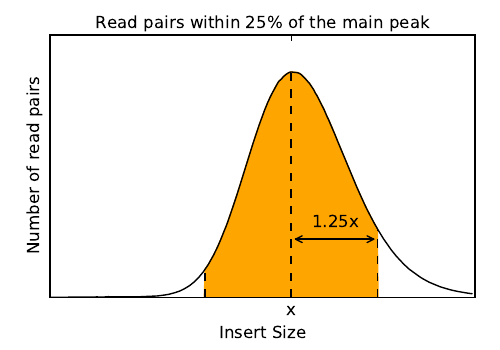

The Python source for this figure:
#!/usr/bin/env python
#
#   /nfs/users/[user]/pd3/sandbox/usr/x10-processing/NA12878
#   samtools stats /lustre/scratch113/projects/hiseqx_test/bwa_mem-hs37d5/13350/13350_1_mkdup.bam
#   cat rmme.bchk | grep ^IS | cut -f2,3 | gzip -c > isize.tab.gz
#   python isize.py
#

import numpy as np
import matplotlib as mpl
from matplotlib.patches import Polygon
mpl.use('Agg')
import matplotlib.pyplot as plt
import csv,gzip

fname = 'isize.tab.gz'
dat = []
max  = 0
imax = 0

csv.register_dialect('tab', delimiter='\t', quoting=csv.QUOTE_NONE)
f = gzip.open(fname,'rb')
reader = csv.reader(f, 'tab')
for row in reader:
    x = float(row[0])
    y = float(row[1])
    dat.append([x,y])
    if max<y: max = y; imax = x

# shaded area
beg = imax*(1-0.25)
end = imax*(1+0.25)
verts = [(beg,0)]
for x in dat:
    if x[0]>=beg and x[0]<=end: verts.append(x)
verts.append((end,0))

fig, ax = plt.subplots(1, 1, figsize=(5,3.5))
ax.plot([x[0] for x in dat],[x[1] for x in dat],'-',color='k')
ax.plot([imax,imax],[0,max],'--',color='k')
ax.plot([verts[1][0],verts[1][0]],[0,verts[1][1]],'--',color='k')
ax.plot([verts[-2][0],verts[-2][0]],[0,verts[-2][1]],'--',color='k')
poly = Polygon(verts, facecolor='orange', edgecolor='orange')
ax.add_patch(poly)

ax.annotate('',(imax,1e6),(end,1e6),arrowprops={'arrowstyle':'<->'})
ax.annotate(r'1.25x',((imax+end)*0.5,1.2e6),ha='center')

ax.ticklabel_format(style='sci', scilimits=(-3,2), axis='y')
ax.set_yticks([])
ax.set_ylabel('Number of read pairs')
ax.set_xlabel('Insert Size')
ax.set_ylim(0,4.5e6)
ax.set_xlim(100)
ax.set_xticks([imax])
ax.set_xticklabels([r'x'])
ax.set_title('Read pairs within 25% of the main peak',fontsize=12)

plt.subplots_adjust(right=0.95,left=0.1,bottom=0.15)

plt.savefig('isize.pdf')
plt.close()

